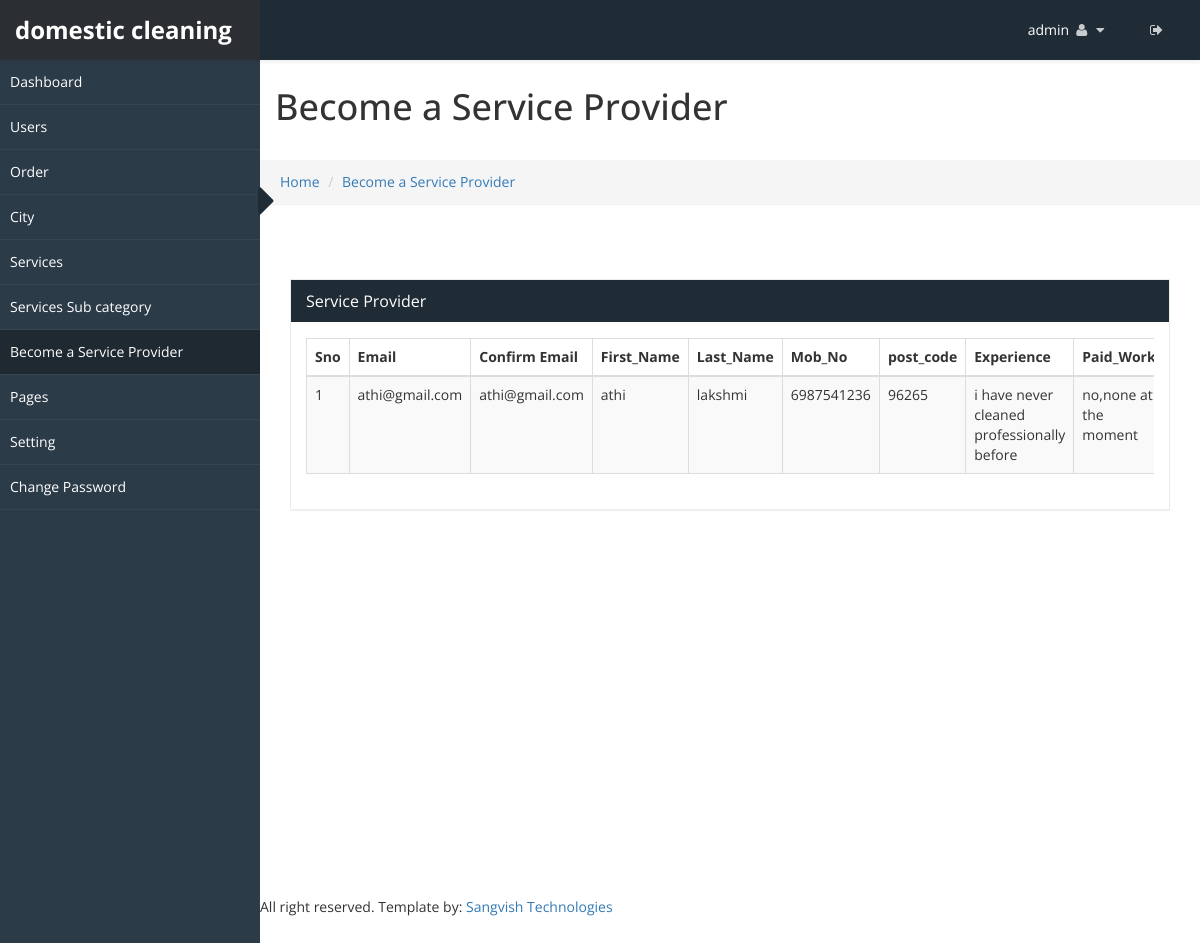
/admincp/cleaner.php (signed in), run on the app's committed database.
### tables this page shows
CREATE TABLE IF NOT EXISTS `sv_admin_login` (
  `admin_id` int(20) NOT NULL AUTO_INCREMENT,
  `user_name` varchar(255) NOT NULL,
  `password` varchar(255) NOT NULL,
  `email_id` varchar(255) NOT NULL,
  `site_name` varchar(255) NOT NULL,
  `logo` varchar(255) NOT NULL,
  `favicon` varchar(255) NOT NULL,
  `site_desc` varchar(255) NOT NULL,
  `keyword` varchar(255) NOT NULL,
  `site_url` varchar(255) NOT NULL,
  `paypal_id` varchar(200) NOT NULL,
  `currency_mode` varchar(200) NOT NULL,
  `paypal_site_mode` varchar(200) NOT NULL,
  PRIMARY KEY (`admin_id`)
);

CREATE TABLE IF NOT EXISTS `sv_service_provider` (
  `id` int(25) NOT NULL AUTO_INCREMENT,
  `email` varchar(255) NOT NULL,
  `confirm_email` varchar(255) NOT NULL,
  `first_name` varchar(255) NOT NULL,
  `last_name` varchar(255) NOT NULL,
  `mob_no` varchar(255) NOT NULL,
  `post_code` varchar(255) NOT NULL,
  `exp` varchar(255) NOT NULL,
  `paid_work` varchar(255) NOT NULL,
  `gender` varchar(255) NOT NULL,
  `dob` date NOT NULL,
  `nationality` varchar(255) NOT NULL,
  `address` varchar(255) NOT NULL,
  `suburb` varchar(255) NOT NULL,
  `abt_us` varchar(255) NOT NULL,
  `phone_no` varchar(255) NOT NULL,
  `creat_time` date NOT NULL,
  `update_time` date NOT NULL,
  PRIMARY KEY (`id`)
);

### admincp/cleaner.php (the view, shortened to what this page needs)
<!DOCTYPE html>
<html xmlns="http://www.w3.org/1999/xhtml">
<?php include("../connection.php"); ?>
<body>
    <div id="wrapper">
        <?php include("top_menu.php") ?>
        <?php include("side_menu.php") ?>
        <div id="page-wrapper" >
		  <div class="header">
                        <h1 class="page-header">
                          Become a Service Provider
                        </h1>
						<ol class="breadcrumb">
					  <li><a href="#">Home</a></li>
					  <li><a href="#">Become a Service Provider</a></li>
					</ol>
		</div>
            <div id="">
			    <div class="panel-body">
				</div>
				</div>
            <div id="page-inner">
            <div class="row">
                <div class="col-md-12">
                    <div class="panel panel-default">
                        <div class="panel-heading">
                             Service Provider
                        </div>
                        <div class="panel-body">
                            <div class="table-responsive">
                                <table class="table table-striped table-bordered table-hover"  id="dataTables-example">
                                    <thead>
                                        <tr>
                                            <th>Sno</th>
											<th>Email</th>
											<th>Confirm Email</th>
											<th>First_Name</th>
											<th>Last_Name</th>
											<th>Mob_No</th>
											<th>post_code</th>
											<th>Experience</th>
											<th>Paid_Work</th>
                                        </tr>
                                    </thead>
									<tbody>
									<?php
									$sno=0;
									$res=mysqli_query($con,"select * from sv_service_provider ORDER BY id DESC");
									while($row=mysqli_fetch_array($res))
									{
										$sno++;
										$exp=mysqli_real_escape_string($con,$row['exp']);
										if($exp==1)
											$exp="i have never cleaned professionally before";
										$paid_work=mysqli_real_escape_string($con,$row['paid_work']);
										if($paid_work==1)
											$paid_work="no,none at the moment";
									?>
										<tr>
											<td><?php echo $sno; ?></td>
											<td><?php echo $row['email']; ?></td>
											<td><?php echo $row['confirm_email']; ?></td>
											<td><?php echo $row['first_name'] ?></td>
											<td><?php echo $row['last_name'] ?></td>
											<td><?php echo $row['mob_no']; ?></td>
											<td><?php echo $row['post_code']; ?></td>
											<td><?php echo $exp; ?></td>
											<td><?php echo $paid_work; ?></td>
										</tr>
										<?php } ?>
									</tbody>
                                </table>
                            </div>
                        </div>
                    </div>
                </div>
            </div>
                   </div>
				   				<?php include("footer.php") ?>
    </div>
				<link rel="stylesheet" href="<?php echo $site_url; ?>/css/jquery-ui.css">
</body>
</html>

### admincp/top_menu.php (shortened to what this page needs)
<?php
 $res=mysqli_fetch_array(mysqli_query($con,"select * from sv_admin_login"));
	$site_name=mysqli_real_escape_string($con,$res['site_name']);
	$site_url=mysqli_real_escape_string($con,$res['site_url']);
?>
<head>
    <link href="css/bootstrap.css" rel="stylesheet" />
    <link href="css/font-awesome.css" rel="stylesheet" />
    <link href="css/custom-styles.css" rel="stylesheet" />
    <link href="js/dataTables/dataTables.bootstrap.css" rel="stylesheet" />
	    <link href="css/style.css" rel="stylesheet" />
    <link rel="stylesheet" href="js/Lightweight-Chart/cssCharts.css">
	    <link href="css/style.css" rel="stylesheet" />
		<link href="http://www.jqueryscript.net/css/jquerysctipttop.css" rel="stylesheet" type="text/css">
<link rel="stylesheet" type="text/css" href="css/livegraph.css" />
</head>
<?php include("../connection.php");
if(!isset($_SESSION['user_nam']))
	header("Location:index.php");
else
{
	$user_name=mysqli_real_escape_string($con,$_SESSION['user_nam']);
	$res=mysqli_fetch_array(mysqli_query($con,"select * from sv_admin_login where user_name='$user_name'"));
	$uname=mysqli_real_escape_string($con,$res['user_name']);
}
?>
<nav class="navbar navbar-default top-navbar" role="navigation">
            <div class="navbar-header">
                <a class="navbar-brand" href="<?php echo $site_url;?>"><strong><?php echo $site_name; ?></strong></a>
            </div>
            <ul class="nav navbar-top-links navbar-right">
                 <li class="dropdown">
                    <a class="dropdown-toggle" data-toggle="dropdown" href="#" aria-expanded="false">
					<span><?php echo $uname;?></span>
                        <i class="fa fa-user fa-fw"></i> <i class="fa fa-caret-down"></i>
                    </a>
                </li>
				 <li class="dropdown">
                    <a href="logout.php">
                        <i class="fa fa-sign-out" aria-hidden="true"></i>
                    </a>
                </li>
            </ul>
        </nav>

### admincp/css/custom-styles.css (style rules this page uses)
body { font-family: 'Open Sans', sans-serif; background: #fff; }
#wrapper { width: 100%; }
#page-wrapper { padding: 15px 15px; min-height: 600px; background: #fff; }
#page-inner { width:100%; margin:10px 20px 10px 0px; padding: 15px 30px; min-height:600px; }
h1, .h1, h2, .h2, h3, .h3 { margin-top: 7px; }
body { overflow-x:hidden; }
.panel { border-radius:0px; }
.top-navbar { position: fixed; width: 100%; z-index: 300; -webkit-box-shadow: 0 3px 3px rgba(0, 0, 0, 0.05); -moz-box-shadow: 0 3px 3px rgba(0, 0, 0, 0.05); box-shadow: 0 3px 3px rgba(0, 0, 0, 0.05); }
#page-wrapper { position: relative; top: 55px; box-shadow: 0 0 10px #757575; -moz-box-shadow: 0 0 10px #757575; -webkit-box-shadow: 0 0 10px #757575; }
.breadcrumb { padding: 12px 10px 12px 20px; margin-bottom: 20px; list-style: none; border-radius: 0; -webkit-box-shadow: 0 1px 1px rgba(0,0,0,.05); box-shadow: 0 1px 1px rgba(0,0,0,.05); }
.page-header { padding-bottom: 9px; margin: 0; border-bottom: 1px solid transparent; text-align: left;background-color: #fff;padding: 32px 22px 32px 15px; }
.panel-default { border-color: #ECECEC; }
.panel-default > .panel-heading { color: #FFF; border-color: #FFF; background: #1F2C36 none repeat scroll 0 0; font-size: 16px; }
.top-navbar { margin:0px; padding:0px 30px 0 0; }
.top-navbar .navbar-brand { color: #fff; width: 260px; text-align: left; height: 60px; font-size: 24px; font-weight: 700; line-height: 30px; background: #1F2C36; }
.top-navbar .nav > li { position: relative; display: inline-block; margin: 0px; padding: 0px; }
.top-navbar .nav > li > a { position: relative; display: block; padding: 20px; color: #FFFFFF; margin: 0px; }
.top-navbar { background: #1F2C36; border-bottom:none; }
.top-navbar .nav > li > a > i { margin-right: 2px; }
.navbar-default { border:0px solid black; }
.navbar-header { background: transparent; }
.nav > li > a > i { margin-right:10px; color: rgba(255, 255, 255, 0.76); }
@media (min-width:768px) { #page-wrapper { margin: 0 0 0 260px; padding: 0; min-height: 1200px; } }
@media (min-width:768px) { .navbar { border-radius: 0px; } }

### admincp/css/livegraph.css (style rules this page uses)
table { border-collapse: collapse; }
table, th, td { border: 1px solid black; padding: 4px; }

### data on the page
sv_admin_login: site_name "domestic cleaning", user_name "admin"
sv_service_provider: email "athi@gmail.com", confirm_email "athi@gmail.com", first_name "athi", last_name "lakshmi", mob_no "6987541236", post_code "96265", exp "i have never cleaned professionally before", paid_work "no,none at the moment"
